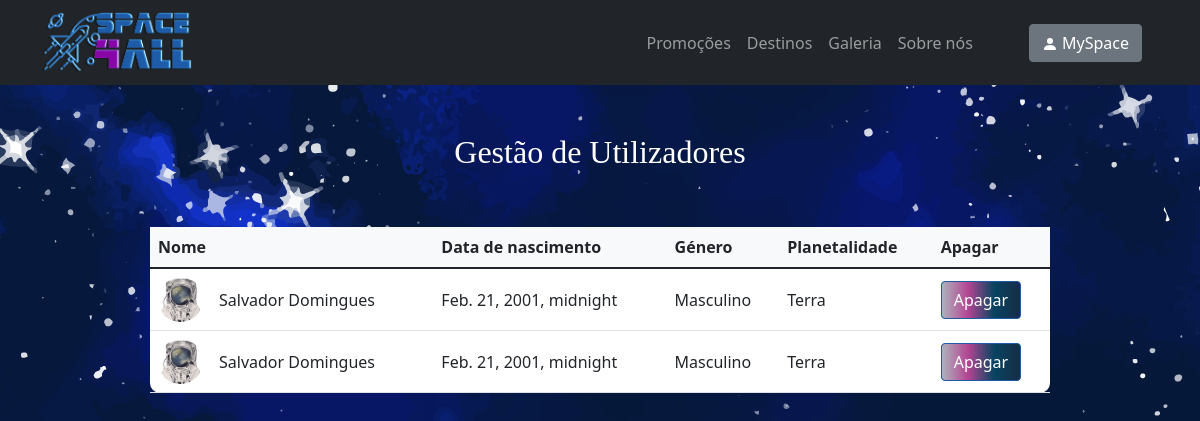
Page /client-management on the committed database.
### space_trip/models.py (models this page shows)
class Client(models.Model):
 user = models.OneToOneField(User, on_delete=models.CASCADE)
 firstname = models.CharField(max_length=50)
 surname = models.CharField(max_length=50)
 birthday = models.DateTimeField('birthday')
 gender = models.CharField(max_length=50)
 planetionality = models.CharField(max_length=50)

### space_trip/views.py (the view)
# urls.py: path("client-management", views.clientList, name="client-management"),
def clientList(request):
    client_list = Client.objects.all()
    return render(request, 'space_trip/client-management.html', {'client_list': client_list})

### space_trip/templates/space_trip/client-management.html (shortened to what this page needs)
{% extends "./index.html" %}
{% load static %}
{% block body %}
<div>
      <br><br>
      <h2 class="glow" style="text-align: center; font-family: 'Arial Black'">Gestão de Utilizadores</h2>
      <br><br>
      <table class="table align-middle mb-0 bg-white w-75" style="border-radius: 10px; margin-left: auto; margin-right: auto;">
        <thead class="bg-light">
          <tr>
            <th>Nome</th>
            <th>Data de nascimento</th>
            <th>Género</th>
            <th>Planetalidade</th>
            <th>Apagar</th>
          </tr>
        </thead>
        <tbody>
          {% if client_list %}
            {% for client in client_list %}
              <tr>
                <td>
                  <div class="d-flex align-items-center">
                    {% if uploaded_file_url %}
                        <img src="{{ uploaded_file_url }}" alt="Imagem do utilizador" style="width: 45px; height: 45px" class="rounded-circle">
                    {% else %}
                        <img src="{% static 'media/astronaut-user.png' %}" alt="Imagem do utilizador" style="width: 45px; height: 45px" class="rounded-circle">
                    {% endif %}
                    <div class="ms-3">
                      {{ client.firstname }} {{ client.surname }}
                    </div>
                  </div>
                </td>
                <td>
                    {{ client.birthday }}
                </td>
                  <td>
                    {{ client.gender }}
                </td>
                <td>
                    {{ client.planetionality }}
                </td>
                <td>
                    <form action="{% url 'space_trip:deleteClient' client.id %}" method="get">
                        <input class="btn btn-primary btn-block fa-lg gradient-custom-2" type="submit" value="Apagar" />
                    </form>
                </td>
              </tr>
            {% endfor %}
        </tbody>
      </table>
      {% else %}
          <h1 style="color: white; text-align: center;" class="glow display-4">Não existem viagens disponíveis</h1>
      {% endif %}
</div>
{% endblock %}

### space_trip/templates/space_trip/index.html (style rules this page uses)
.glow { color: #fff; text-align: left; animation: glow 1s ease-in-out infinite alternate; }

### rows in the picture
Client: firstname "Salvador", surname "Domingues", birthday "Feb. 21, 2001, midnight", gender "Masculino", planetionality "Terra"
Client: firstname "Salvador", surname "Domingues", birthday "Feb. 21, 2001, midnight", gender "Masculino", planetionality "Terra"
